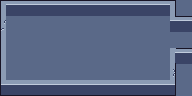

The image is a tile-based game level rendered from a .tmx file. Its description and source (layers, tilesets, objects; grid data summarised) follow:
An orthogonal 12x6 tile map with 16x16 px tiles, 1 tile layer (Tile Layer 1) and 9 objects.

<map version="1.0" orientation="orthogonal" renderorder="right-down" width="12" height="6" tilewidth="16" tileheight="16" nextobjectid="34">
 <tileset firstgid="1" name="tileset_gray" tilewidth="16" tileheight="16">
  <image source="../../tài nguyên Py/Free CC0 Top Down Tileset Pixel Art/Tilesets/tileset_gray.png" width="256" height="80" />
 </tileset>
 <layer name="Tile Layer 1" width="12" height="6">
  <data>[72 cells, 72 non-empty, 13 distinct tile ids]</data>
 </layer>
 <objectgroup name="Object Layer 1">
  <object id="22" gid="15" x="78.3333" y="46" width="16" height="16" />
  <object id="23" gid="15" x="32" y="66.3333" width="16" height="16" />
  <object id="24" gid="15" x="94.3333" y="78.6667" width="16" height="16" />
  <object id="25" gid="15" x="127.333" y="30.6667" width="16" height="16" />
  <object id="26" gid="15" x="18.6667" y="34.3333" width="16" height="16" />
  <object id="27" gid="30" x="127.333" y="61.6667" width="16" height="16" />
  <object id="29" gid="76" x="127.333" y="75.6667" width="16" height="16" />
  <object id="31" gid="62" x="47" y="47" width="16" height="16" />
  <object id="33" gid="76" x="46.3333" y="59.6667" width="16" height="16" />
 </objectgroup>
</map>
